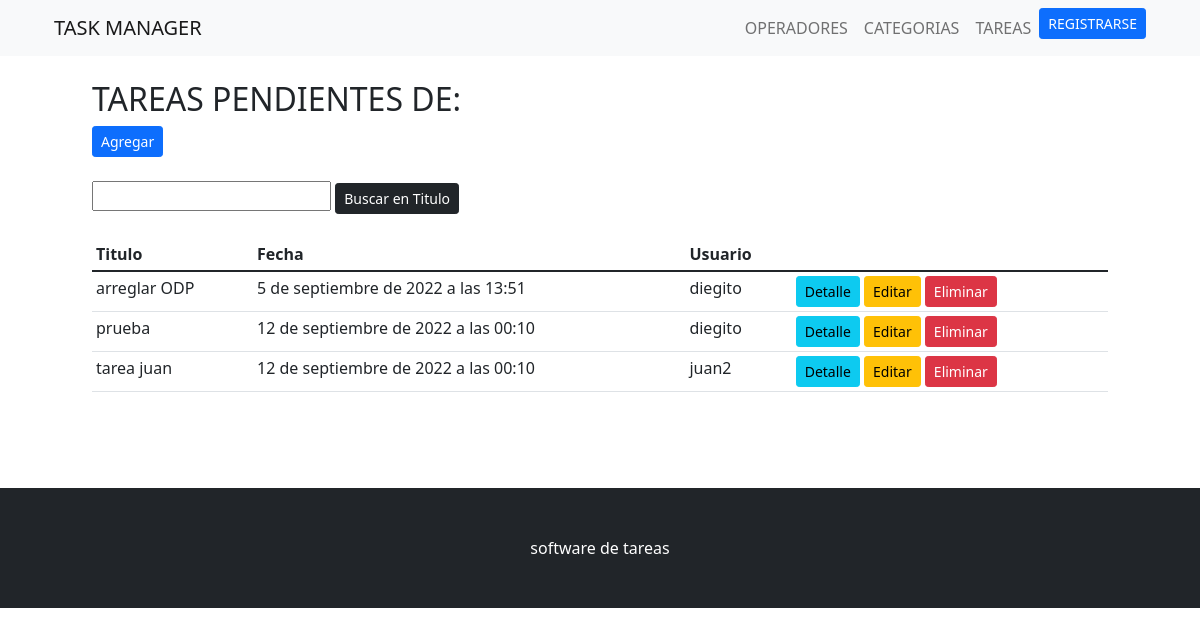
The page /tareas/ (signed in) on the database as committed earlier.
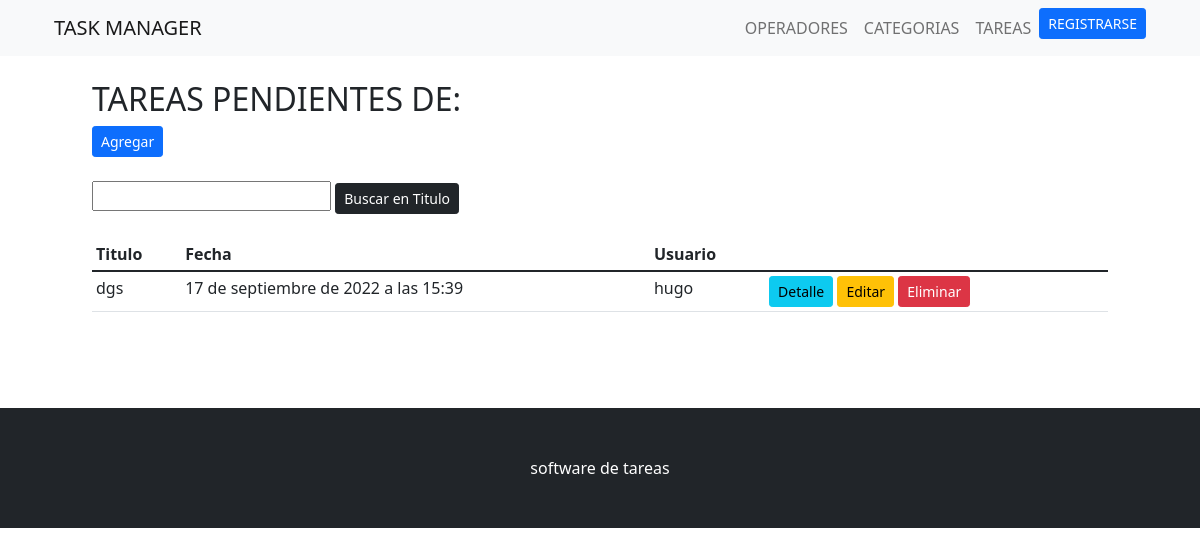
The same page on the database as committed later.
### app_tareas/models.py (models this page shows, shortened)
class Tarea(models.Model):
    usuario = models.ForeignKey(Operador,null=False, on_delete=models.CASCADE)
    titulo = models.CharField(max_length=200)
    descripcion = models.TextField()
    completo = models.BooleanField(default=False)
    creado = models.DateTimeField(auto_now_add=True)
    categoria = models.ForeignKey(Categoria,null=False,on_delete=models.CASCADE)
    class Meta:
        ordering = ['completo']

class Operador(models.Model):
    nombre = models.CharField(max_length=60)
    email = models.EmailField()
    def __str__(self):
        return self.nombre

### app_tareas/views.py (the view)
# urls.py: path('tareas/', ListaTareas.as_view(), name ='tareas'),
class ListaTareas(LoginRequiredMixin, ListView):
    model = Tarea
    context_object_name = 'tareas'
    template_name = 'app_tareas/tareas/lista_tareas.html'

### app_tareas/templates/app_tareas/tareas/lista_tareas.html
{% extends 'app_tareas/plantilla_base.html' %}
{% block contenido %}
<div class = 'container'>
    <h2>TAREAS PENDIENTES DE: {{usuario}}</h2>
    <a href="{% url 'crear_tarea' %}" class="btn btn-primary btn-sm">Agregar</a>
</div>
<br>
<div class="container">
    <form action="" method="GET">
        <input type="text" name="buscar">
        <input type="submit" value="Buscar en Titulo" class="btn btn-dark btn-sm">
    </form>
</div>
<br>
<div class ='container'>
    <div class = 'row'>
        <div class = 'col-12'>
                    <table class = 'table  table-hover table-responsive-sm table-sm'>
                        <thead class='thead-dark'>
                            <tr>
                                <th>Titulo</th>
                                <th>Fecha</th>
                                <th>Usuario</th>
                                <th></th>
                            </tr>
                        </thead>
                        <tbody>
                            {% for i in tareas %}
                            <tr>
                                <td>{{i.titulo}}</td>
                                <td>{{i.creado}}</td>
                                <td>{{i.usuario}}</td>
                                <td><a href="{% url 'tarea' i.id %}" class="btn btn-info btn-sm">Detalle</a>
                                <a href="{% url 'editar_tarea' i.id %}" class="btn btn-warning btn-sm">Editar</a>
                                <a href="{% url 'eliminar_tarea' i.id %}" class="btn btn-danger btn-sm">Eliminar</a></td>
                            </tr>
                            {% empty %}
                            <h3> No hay elementos en esta lista </h3>
                            {% endfor %}
                        </tbody>
                    </table>
        </div>
    </div>
</div>
{% endblock contenido %}

### app_tareas/templates/app_tareas/plantilla_base.html (shortened to what this page needs)
<!DOCTYPE html>
<html lang="en">
    <head>
        {% load static %}
        <link href="{% static 'app_tareas/css/styles.css' %}" rel="stylesheet" />
    </head>
    <body id="page-top">
        <nav class="navbar navbar-expand-lg navbar-light bg-light fixed-top" id="mainNav">
            <div class="container px-4">
                <a class="navbar-brand" href="{% url 'home' %}">TASK MANAGER</a>
                <div class="collapse navbar-collapse" id="navbarResponsive">
                    <ul class="navbar-nav ms-auto">
                        <li class="nav-item"><a class="nav-link" href="{% url 'operadores' %}">OPERADORES</a></li>
                        <li class="nav-item"><a class="nav-link" href="{% url 'categorias' %}">CATEGORIAS</a></li>
                        <li class="nav-item"><a class="nav-link" href="{% url 'tareas' %}">TAREAS</a></li>
                        <li class="nav-item"><a class="btn btn-primary btn-sm" href="{% url 'registro' %}">REGISTRARSE</a></li>
                    </ul>
                </div>
            </div>
        </nav>
        <section style="padding:80px;">
            {% block contenido %}
            {% endblock contenido %}
        </section>
        <footer class="py-5 bg-dark">
            <div class="container px-4"><p class="m-0 text-center text-white">software de tareas</p></div>
        </footer>
    </body>
</html>

Rows that differ between the two databases and show on the page:
removed Tarea: titulo "arreglar ODP", creado "5 de septiembre de 2022 a las 13:51", usuario "diegito"
removed Tarea: titulo "prueba", creado "12 de septiembre de 2022 a las 00:10", usuario "diegito"
removed Tarea: titulo "tarea juan", creado "12 de septiembre de 2022 a las 00:10", usuario "juan2"
added Tarea: titulo "dgs", creado "17 de septiembre de 2022 a las 15:39", usuario "hugo"
